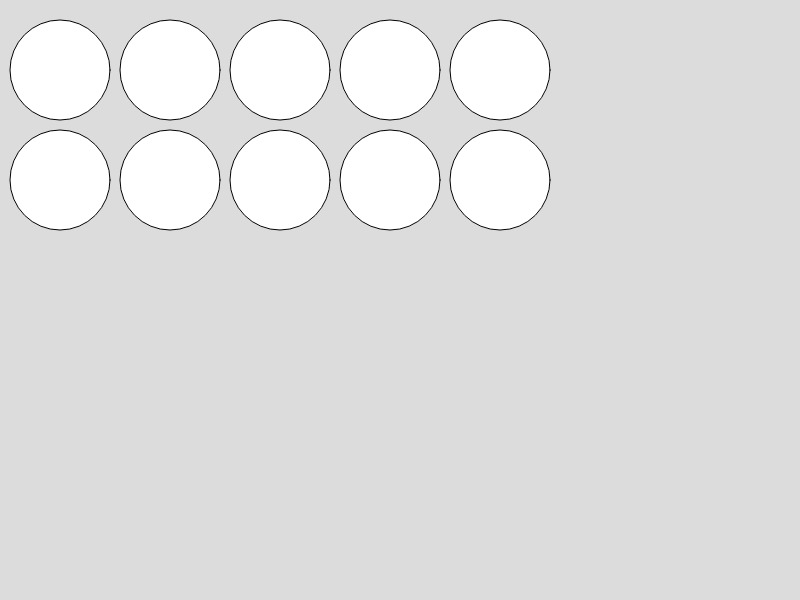
Frame 1 (no input)
Frame 60 (no input): identical to frame 1, image omitted
Frame 120 (the mouse pressed at the canvas centre since frame 60): identical to frame 1, image omitted

The p5.js sketch that drew this single still picture (run headless with seeded random() and noise() and a simulated clock; from frame 60 on, the mouse is pressed at the canvas centre):

// p5.js sketch
// ── sketch.js
function setup() {
  createCanvas(800, 600);
}


function draw() {
  background(220);
  fiveCircles(70)
  fiveCircles(180)
}


function fiveCircles(y) {
  let d = 100

  // Draw 5 circles
  for (let x = 60; x <= 500; x += 110) {
    circle(x, y, d);
  }
}
